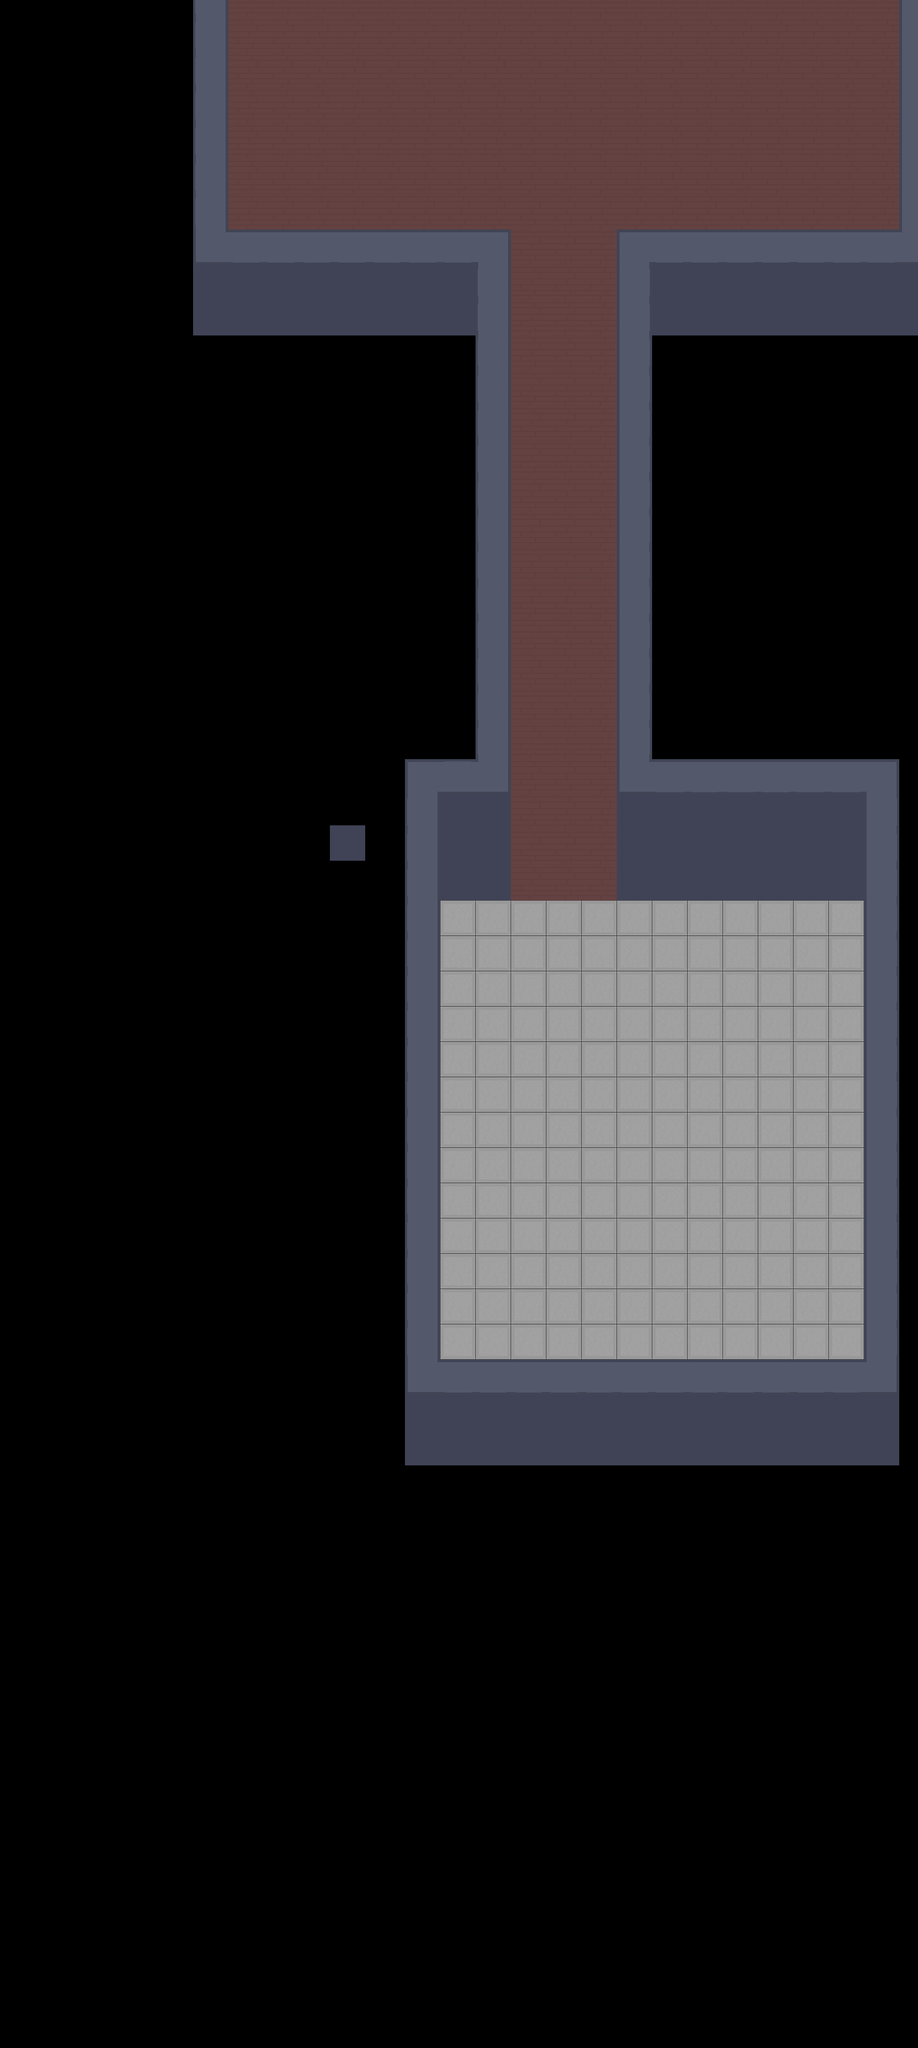

Tiled map render using the project's own tile images. Description and the map definition, with tile-layer contents summarised, below:
An orthogonal 26x58 tile map with 64x64 px tiles, 2 tile layers (Layer, Meta), 2 tilesets.

<map version="1.0" tiledversion="1.1.2" orientation="orthogonal" renderorder="right-down" width="26" height="58" tilewidth="64" tileheight="64" infinite="0" nextobjectid="1">
 <tileset firstgid="1" source="Tile_Set.tsx" />
 <tileset firstgid="78" source="tile_set_2.tsx" />
 <layer name="Layer" width="26" height="58" offsetx="158" offsety="-992">
  <data>[1508 cells, 823 non-empty, 11 distinct tile ids]</data>
 </layer>
 <layer name="Meta" width="26" height="58" offsetx="278" offsety="-680">
  <data>[1508 cells, 1 non-empty, 1 distinct tile ids]</data>
 </layer>
</map>
